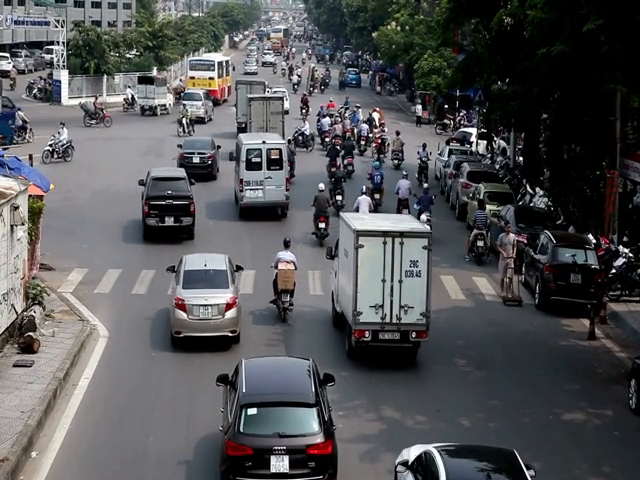
#> input picture frame 70 of yolov11-python/data/videos/road640x480.mp4, 640 x 480 px, given in place of the camera
$ python record_640x640.py
#> lines starting #> are read from the running program, lines starting #| are printed output that depends on the picture; after the words box and inside, x2 and y2 are one past the last pixel; in counts of white or black regions, pixels touching at a corner belong together
import cv2
import os
import time
import sys

def get_usb_camera_index():
    """
    Scans camera indices to find active video sources.
    If multiple cameras are detected, prioritizes index 1 (usually the external USB camera on PC).
    """
    available = []
    # Test indices 0 to 4
    for i in range(5):
        # On Windows, cv2.CAP_DSHOW can speed up opening the camera
        cap = cv2.VideoCapture(i, cv2.CAP_DSHOW if os.name == 'nt' else cv2.CAP_ANY)
        if cap.isOpened():
            available.append(i)
            cap.release()

    if len(available) > 1:
        # If there's an integrated webcam (0) and a USB camera (1), choose the USB camera (1)
        selected = available[1]
        print(f"[i] Cámaras detectadas: {available}. Seleccionando cámara USB en índice {selected}.")
        return selected
    elif len(available) == 1:
        selected = available[0]
        print(f"[i] Única cámara detectada: índice {selected}.")
        return selected
    else:
        print("[!] No se detectaron cámaras activas. Probando índice 1 por defecto para cámara USB.")
        return 1

def record_video(output_dir, target_fps=30.0):
    # Ensure output directory exists
#> called with target_fps = 30
    if not os.path.exists(output_dir):
        try:
            os.makedirs(output_dir)
            print(f"[+] Carpeta creada: {output_dir}")
        except Exception as e:
            print(f"[❌] Error al crear la carpeta {output_dir}: {e}")
            sys.exit(1)

    # Detect camera index
    camera_index = get_usb_camera_index()

    print(f"[i] Abriendo cámara en índice {camera_index}...")
    cap = cv2.VideoCapture(camera_index)

    if not cap.isOpened():
        # Fallback to index 0 if index 1 failed
        if camera_index != 0:
            print("[!] Error al abrir cámara USB. Intentando cámara por defecto (índice 0)...")
            cap = cv2.VideoCapture(0)

        if not cap.isOpened():
            print(f"[❌] Error: No se pudo abrir ninguna cámara.")
            sys.exit(1)

    # Allow camera to warm up
    time.sleep(1.0)

    # Generate output file name with timestamp
    timestamp = time.strftime("%Y%m%d_%H%M%S")
    output_filename = f"captura_{timestamp}.mp4"
    output_path = os.path.join(output_dir, output_filename)

    # Configure Video Writer (Platform-dependent for optimal H.264 compatibility)
    if os.name == 'nt':
        # On Windows, use Microsoft Media Foundation (MSMF) to encode standard H.264 (avc1) natively
        fourcc = cv2.VideoWriter_fourcc(*'avc1')
        out = cv2.VideoWriter(output_path, cv2.CAP_MSMF, fourcc, target_fps, (640, 640))
    else:
        # On Linux/Raspberry Pi/macOS, use default FFMPEG backend with mp4v
        fourcc = cv2.VideoWriter_fourcc(*'mp4v')
        out = cv2.VideoWriter(output_path, fourcc, target_fps, (640, 640))

    if not out.isOpened():
        print("[❌] Error: No se pudo iniciar el codificador de video (VideoWriter).")
        cap.release()
        sys.exit(1)

    window_name = "Grabando Video 640x640 (Q para salir)"

    print("=" * 60)
    print(f"  INICIANDO GRABACIÓN DE VIDEO 640x640  ")
    print("=" * 60)
    print(f"[✓] Grabando en: {output_path}")
    print("[i] Presiona 'q' / 'Esc' o cierra la ventana de la cámara para detener la grabación.")
    print("=" * 60)

    frame_count = 0
    start_time = time.time()

    # Create named window first so window properties can be checked
    cv2.namedWindow(window_name, cv2.WINDOW_AUTOSIZE)

    try:
        while True:
            ret, frame = cap.read()
#> frame is the input picture: shape (480, 640, 3); mean B, G, R 86.5, 84.6, 83.8
            if not ret:
                print("[❌] Error al leer el frame de la cámara.")
                break

            # Get dimensions
            h, w, _ = frame.shape
#> h = 480; w = 640

            # Crop central square to maintain aspect ratio without distortion
            min_dim = min(h, w)
#> min_dim = 480
            start_x = (w - min_dim) // 2
#> start_x = 80
            start_y = (h - min_dim) // 2
#> start_y = 0
            cropped_frame = frame[start_y:start_y+min_dim, start_x:start_x+min_dim]
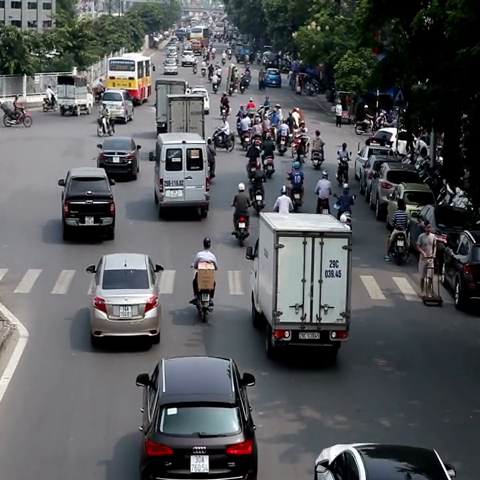
#> cropped_frame: shape (480, 480, 3); mean B, G, R 89.6, 87.1, 85.4

            # Resize to exactly 640x640
            resized_frame = cv2.resize(cropped_frame, (640, 640))
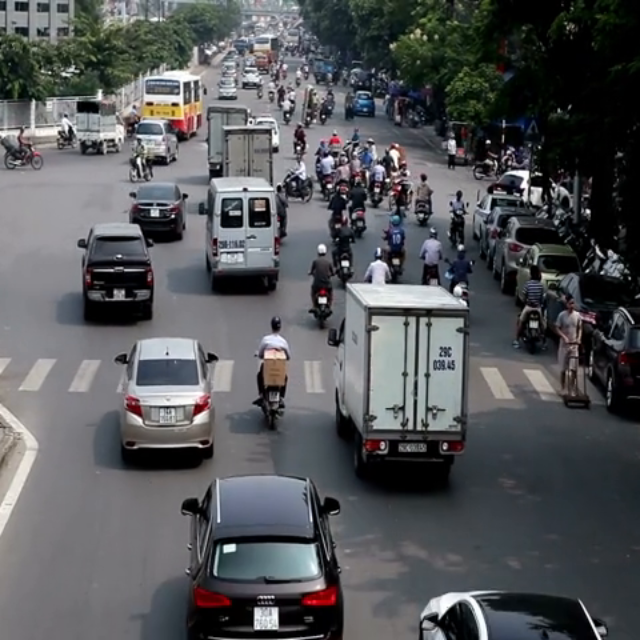
#> resized_frame: shape (640, 640, 3); mean B, G, R 89.5, 87, 85.3

            # Write to output file
            out.write(resized_frame)
            frame_count += 1

            # Prepare visualization frame (draw recording indicator dot)
            display_frame = resized_frame.copy()
            dot_color = (0, 0, 255) # Red
            if int(time.time() * 2) % 2 == 0:
                cv2.circle(display_frame, (30, 30), 8, dot_color, -1)
            else:
                cv2.circle(display_frame, (30, 30), 8, dot_color, 2)
#> display_frame: shape (640, 640, 3); 0.04% of pixels changed, all inside (x1, y1, x2, y2) = (21, 21, 40, 40)

            cv2.putText(display_frame, "REC", (45, 36), cv2.FONT_HERSHEY_SIMPLEX, 0.5, dot_color, 2)
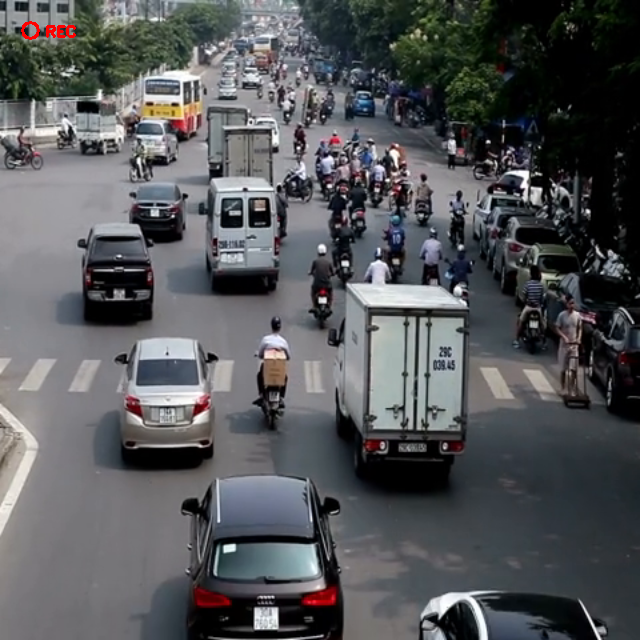
#> display_frame: shape (640, 640, 3); mean B, G, R 89.4, 86.9, 85.4

            # Show live preview
            cv2.imshow(window_name, display_frame)

            # Process window events and check if 'q' or 'Esc' (ASCII 27) is pressed
            key = cv2.waitKey(1) & 0xFF
#> (key q is pressed here)
            if key == ord('q') or key == ord('Q') or key == 27:
                print("\n[i] Deteniendo grabación por petición del usuario...")
                break

            # Check if window was closed via the "X" button (WND_PROP_VISIBLE < 1)
            try:
                if cv2.getWindowProperty(window_name, cv2.WND_PROP_VISIBLE) < 1:
                    print("\n[i] Ventana cerrada por el usuario. Deteniendo grabación...")
                    break
            except Exception:
                print("\n[i] Ventana cerrada por el usuario. Deteniendo grabación...")
                break

            # Check if a file named 'stop.txt' exists to stop cleanly
            if os.path.exists(os.path.join(output_dir, "stop.txt")):
                print("\n[i] Archivo stop.txt detectado. Deteniendo grabación...")
                try:
                    os.remove(os.path.join(output_dir, "stop.txt"))
                except Exception:
                    pass
                break

    finally:
        # Release everything
        cap.release()
        out.release()
        cv2.destroyAllWindows()

        duration = time.time() - start_time
        actual_fps = frame_count / duration if duration > 0 else 0

        print("\n" + "=" * 60)
        print(f"[✓] Video guardado correctamente en: {output_path}")
        print(f"[i] Duración: {duration:.2f} segundos")
        print(f"[i] Total de frames: {frame_count}")
        print(f"[i] FPS promedio: {actual_fps:.2f}")
        print("=" * 60)

if __name__ == "__main__":
    # Default output directory
    output_directory = r"C:\Users\angel\OneDrive\Desktop\tesis\captura_videos"
    record_video(output_directory)

$ run again, starting later in the video
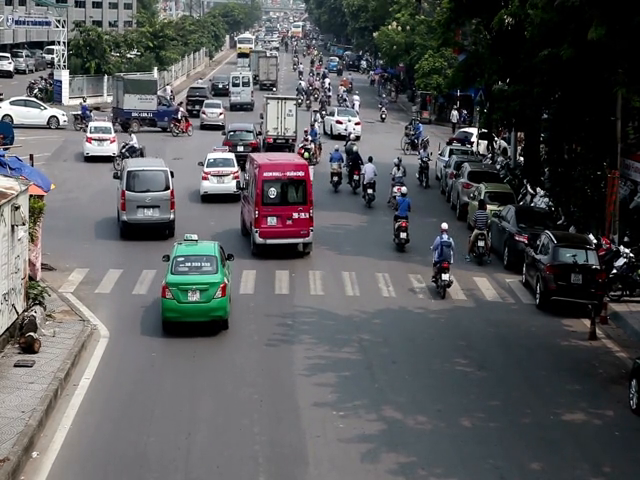
#> input picture frame 316 of yolov11-python/data/videos/road640x480.mp4, 640 x 480 px, given in place of the camera
#> in record_video, frame is the input picture: shape (480, 640, 3); mean B, G, R 89.5, 87.8, 86.7
#> in record_video, `cropped_frame = frame[start_y:start_y+min_dim, start_x:start_x+min_dim]`:
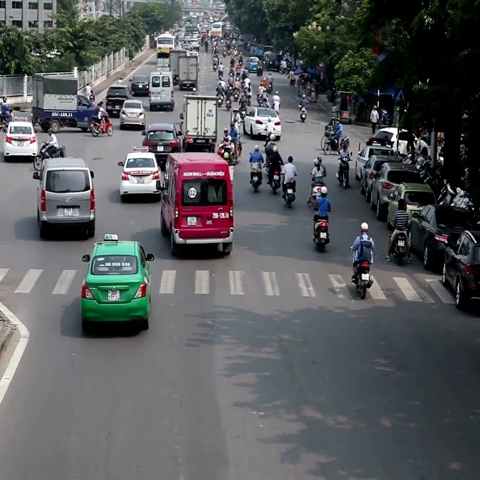
#> cropped_frame: shape (480, 480, 3); mean B, G, R 92.9, 90.6, 88.5
#> in record_video, `cv2.putText(display_frame, "REC", (45, 36), cv2.FONT_HERSHEY_SIMPLEX, ..`:
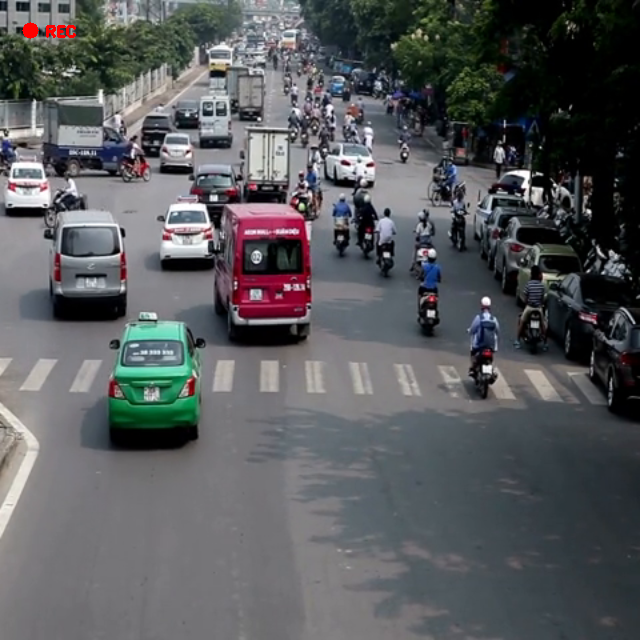
#> display_frame: shape (640, 640, 3); mean B, G, R 92.7, 90.4, 88.6

$ run again, starting later in the video
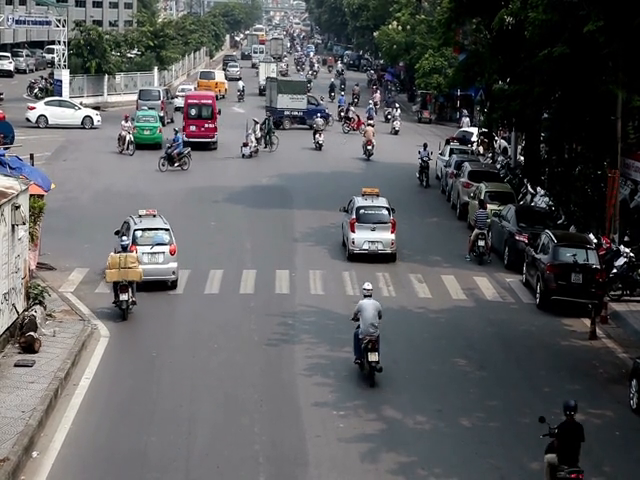
#> input picture frame 562 of yolov11-python/data/videos/road640x480.mp4, 640 x 480 px, given in place of the camera
#> in record_video, frame is the input picture: shape (480, 640, 3); mean B, G, R 93.7, 92.1, 91.3
#> in record_video, `cropped_frame = frame[start_y:start_y+min_dim, start_x:start_x+min_dim]`:
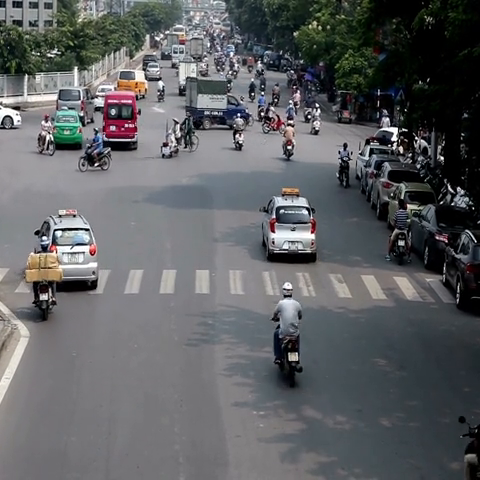
#> cropped_frame: shape (480, 480, 3); mean B, G, R 98.8, 96.6, 94.8
#> in record_video, `cv2.putText(display_frame, "REC", (45, 36), cv2.FONT_HERSHEY_SIMPLEX, ..`:
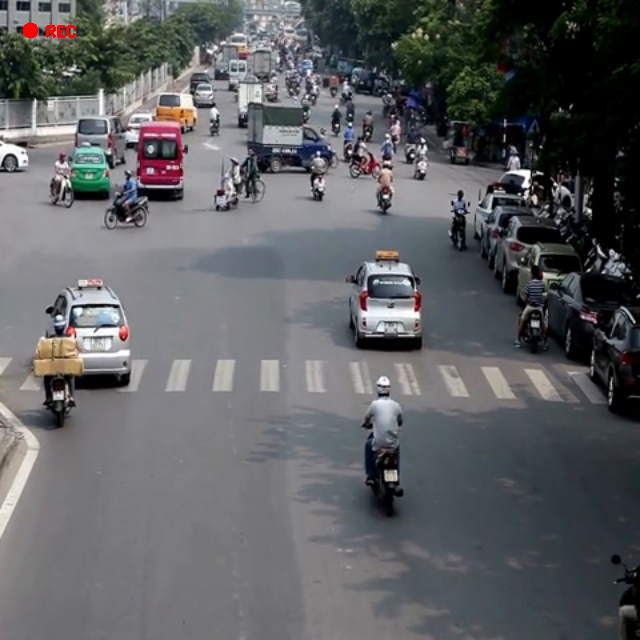
#> display_frame: shape (640, 640, 3); mean B, G, R 98.6, 96.4, 94.9
